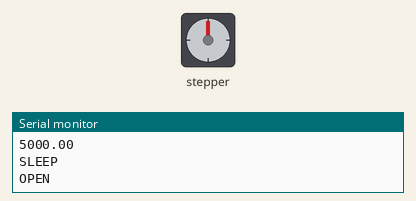
This sketch was run on a simulated Arduino Mega 2560, built with avr-gcc and run on an emulated ATmega2560. Parts: stepper motor, the last lines printed to the serial monitor. Stepper angles assume 1600 steps per turn.

Above: at 0.17 s.
At 7.15 s:
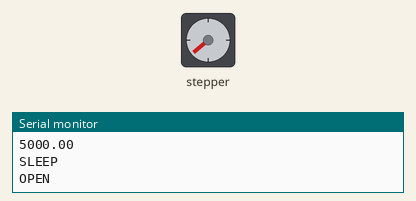
At 19.7 s:
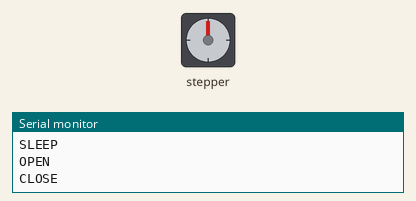
At 32.1 s:
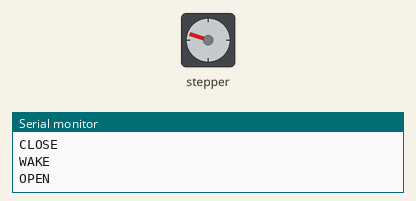
Timing chart, 0 to 40.0 s (numbered marks = the images above):
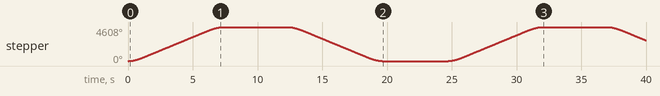

Measured:
- by itself, stepper: turns 4608° clockwise in 7.3 s, then 4608° counter-clockwise in 7.3 s, then 4608° clockwise in 7.3 s, then 1809° counter-clockwise in 3.0 s

The sketch:

test.ino
```cpp
#include <AccelStepper.h>

// AccelStepper stepper(1, 13, 12);
AccelStepper stepper(1, 52, 50);

const int STEPS_PER_REVOLUTION = 1600;

const int SLEEP_PIN = 48;
// LOW is sleep, HIGH is enabled

// 1 = Easy Driver interface
// NANO Pin 2 connected to STEP pin of Easy Driver
// NANO Pin 3 connected to DIR pin of Easy Driver

void setup(){
	// Change these to suit your stepper if you want
	Serial.begin(9600);
	stepper.setMaxSpeed(5000);
	stepper.setAcceleration(5000);

	Serial.println("Max Speed");
	Serial.println(stepper.maxSpeed());

	// setup sleeper
	pinMode(SLEEP_PIN, OUTPUT);
}

void loop(){

	Serial.println("SLEEP");
	digitalWrite(SLEEP_PIN, LOW);

	Serial.println("OPEN");
	stepper.runToNewPosition(STEPS_PER_REVOLUTION * 12.8);
	delay(5000);

	Serial.println("CLOSE");
	stepper.runToNewPosition(0);
	delay(5000);


	Serial.println("WAKE");
	digitalWrite(SLEEP_PIN, HIGH);

	Serial.println("OPEN");
	stepper.runToNewPosition(STEPS_PER_REVOLUTION * 12.8);
	delay(5000);

	Serial.println("CLOSE");
	stepper.runToNewPosition(0);
	delay(5000);

}


// http://www.airspayce.com/mikem/arduino/AccelStepper/annotated.html
// https://brainy-bits.com/blogs/tutorials/setting-stepper-motors-home-position-using-accelstepper
// https://brainy-bits.com
```
